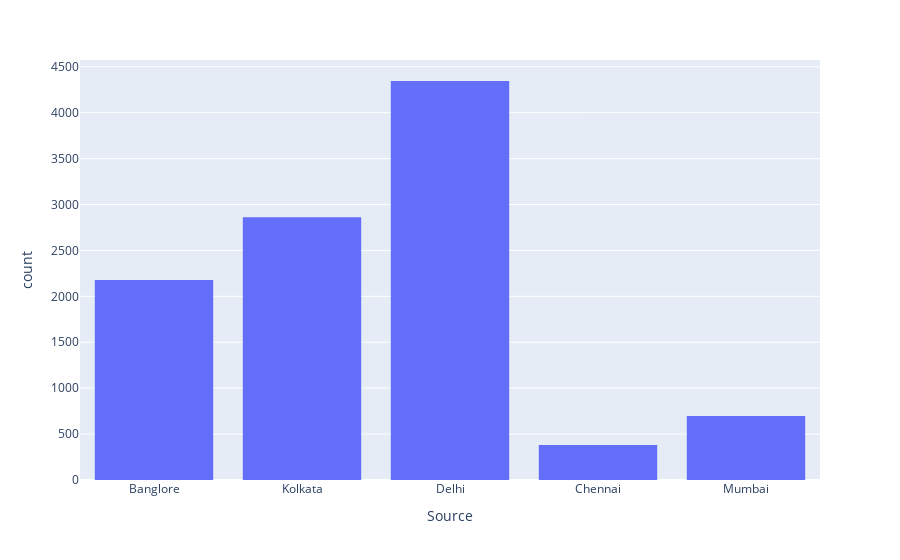

Write notebook code for a chart like this one.
### Code cell
px.histogram(data_frame=df,x="Source")

### Figure 1 — Plotly figure (JSON) as saved in the notebook; plotly's stock layout.template omitted (floating-point values rounded to 4 significant figures; data arrays with more than 128 entries replaced by an {"elided": "..."} marker saying what was removed)
{"data": [{"alignmentgroup": "True", "bingroup": "x", "hovertemplate": "Source=%{x}<br>count=%{y}<extra></extra>", "legendgroup": "", "marker": {"color": "#636efa", "pattern": {"shape": ""}}, "name": "", "offsetgroup": "", "orientation": "v", "showlegend": false, "type": "histogram", "x": {"elided": "10462 str values"}, "xaxis": "x", "yaxis": "y"}], "layout": {"barmode": "relative", "legend": {"tracegroupgap": 0}, "margin": {"t": 60}, "xaxis": {"anchor": "y", "domain": [0, 1], "title": {"text": "Source"}}, "yaxis": {"anchor": "x", "domain": [0, 1], "title": {"text": "count"}}}}
